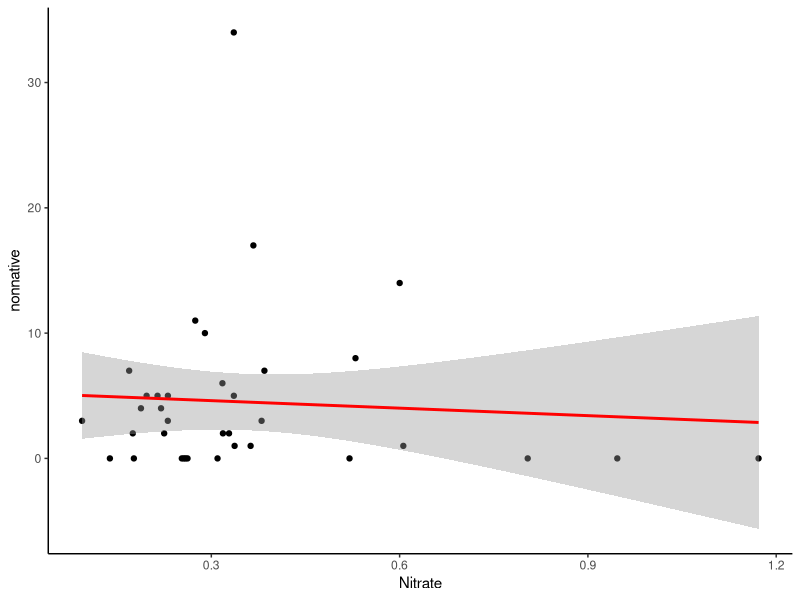
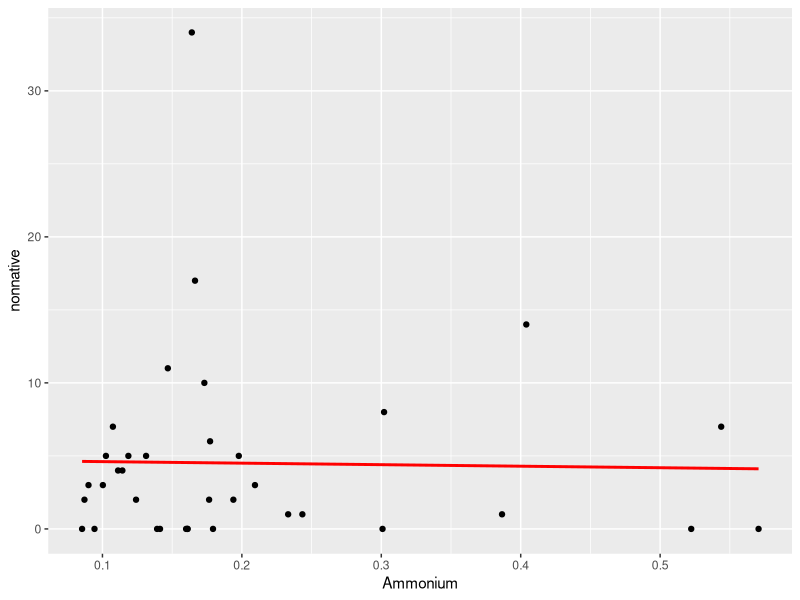
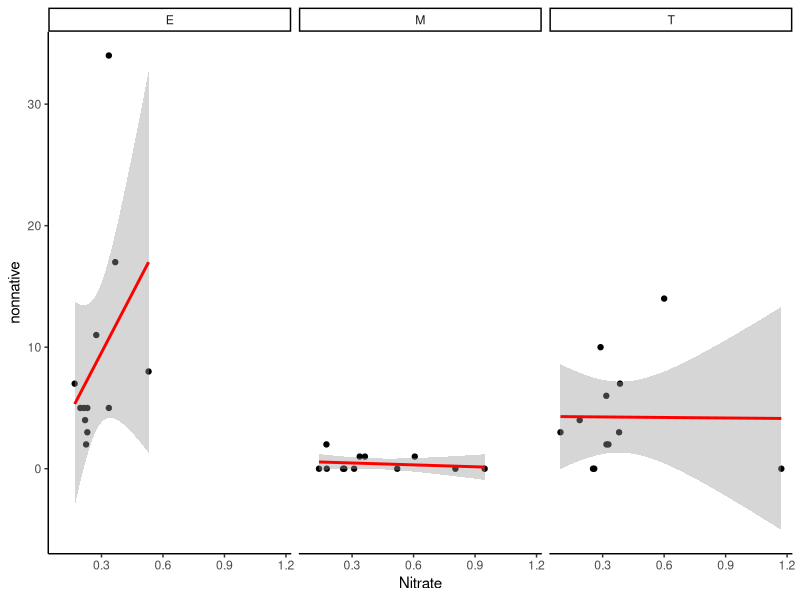
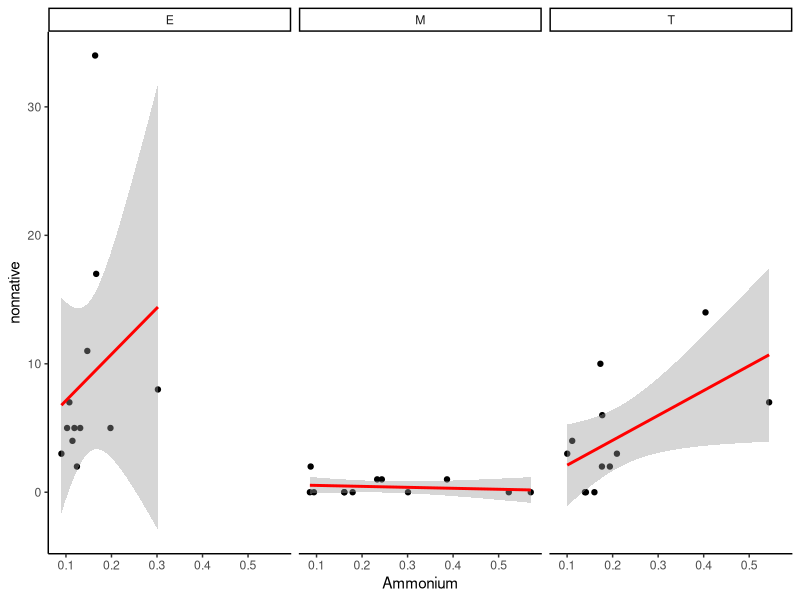
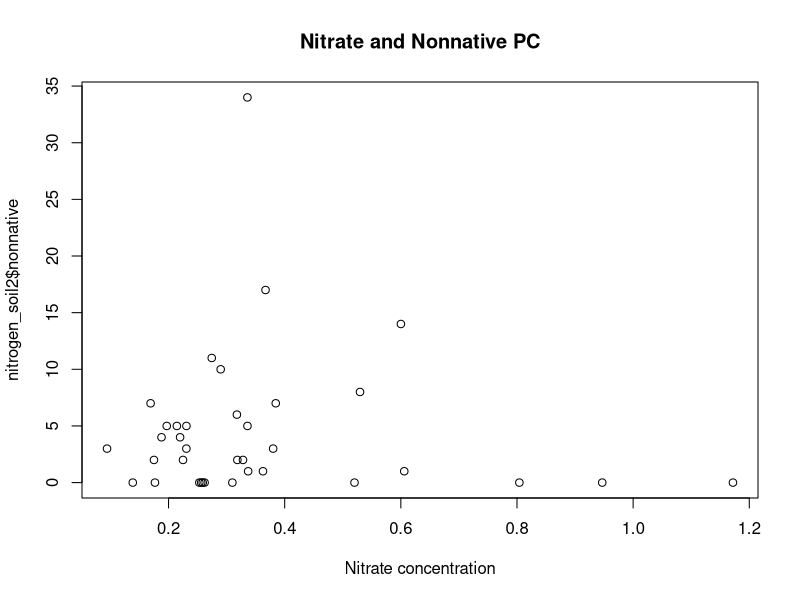

The R script that drew these images, in order:
## ---- chunk 1
knitr::opts_chunk$set(echo = TRUE)
## ---- chunk 2
library(tidyverse)

## ---- chunk 3
#importing data into R
nitrogen_soil <- read_csv("nitrogen_soil.csv")
north_parcel <- read_csv("np_pc.csv")
north_parcel
nitrogen_soil2 <- rename(nitrogen_soil, 'nonnative' = 'Total Nonnative PC')
nitrogen_soil2
nitrogen_soil3 <- read_csv("Nitrogen_soil (2).csv")
nitrogen_soil3 <- rename(nitrogen_soil3, 'nonnative'='Total Nonnative PC')
nitrogen_soil3

## ---- chunk 4
#creating nitrate graph
nitrate_graph <- ggplot(nitrogen_soil2, aes(x=Nitrate, y=nonnative)) +geom_point() +geom_smooth(method=lm , color="red", se=TRUE) + theme_classic()
nitrate_graph

#make column graph? x axis is zone, y axis is nitrogen concentration (nitrate and ammonium)

#+facet_wrap(~zone) this is for regression

#start google slides (intro, methods,etc, conclusion)

## ---- chunk 5
#creating ammonium graph
ammonium_graph <- ggplot(nitrogen_soil2, aes(x=Ammonium, y=nonnative)) +geom_point() +geom_smooth(method=lm , color="red", se=FALSE)
ammonium_graph
## ---- chunk 6
#Nitrate graph with separate zones
nitrate_graph2 <- ggplot(nitrogen_soil3, aes(x=Nitrate, y=nonnative)) +geom_point() +geom_smooth(method=lm , color="red", se=TRUE) + theme_classic() + facet_wrap(~Zone)
nitrate_graph2

## ---- chunk 7
#ammonium graph with separate zones
ammonium_graph2 <- ggplot(nitrogen_soil3, aes(x=Ammonium, y=nonnative)) +geom_point() +geom_smooth(method=lm , color="red", se=TRUE) + theme_classic() + facet_wrap(~Zone)
ammonium_graph2

## ---- chunk 8
plot(x=nitrogen_soil2$Nitrate, y=nitrogen_soil2$nonnative, ,xlab="Nitrate concentration", yxlab="Total Nonnative PC", main="Nitrate and Nonnative PC")

